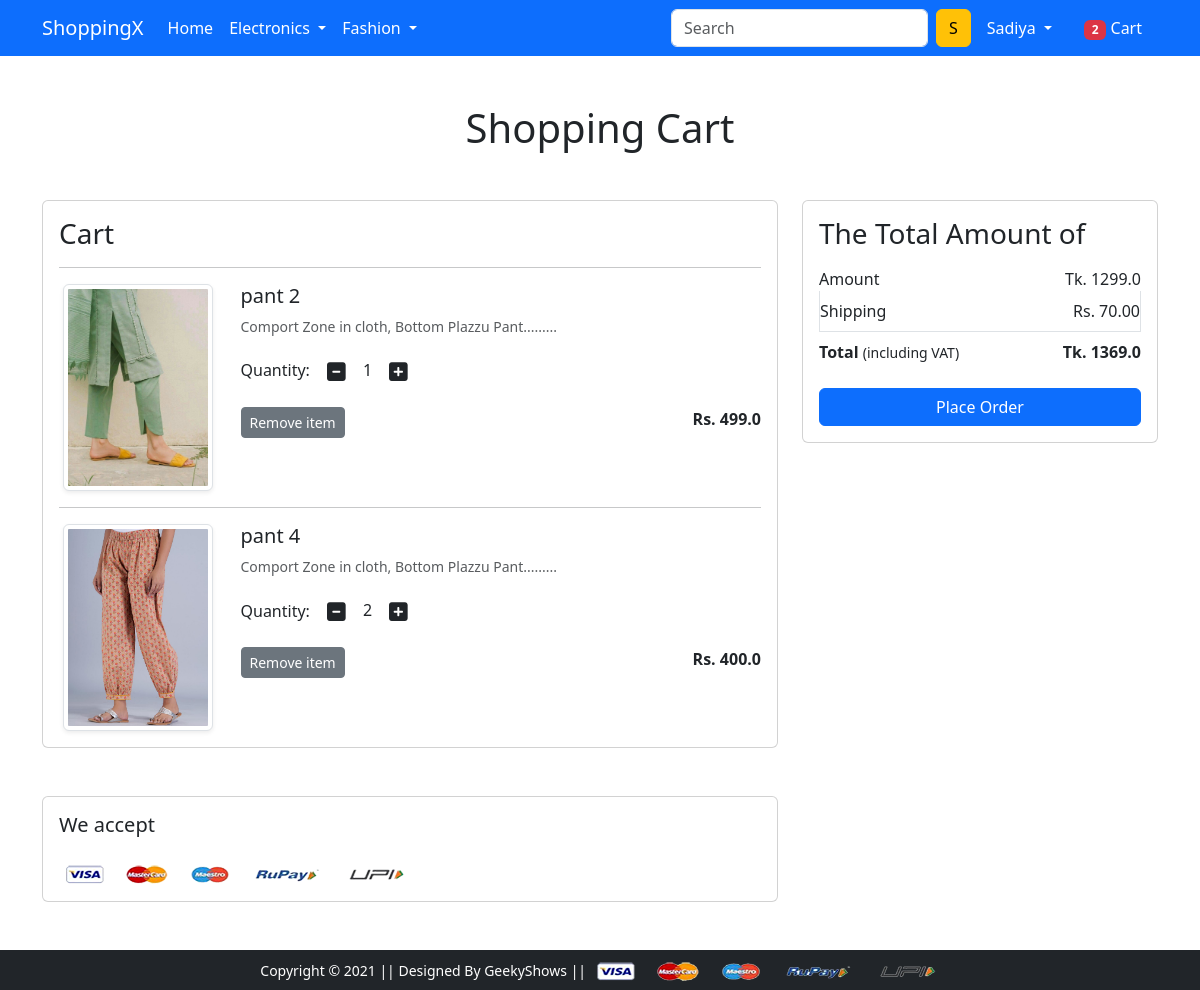
The app's page /cart/ (signed in) with its own data.
### app/models.py (models this page shows, shortened)
class Cart(models.Model):
    user = models.ForeignKey(User, on_delete=models.CASCADE)
    product = models.ForeignKey(Product, on_delete=models.CASCADE)
    quantity = models.PositiveIntegerField(default=1)

class Product(models.Model):
    title = models.CharField(max_length=100)
    selling_price = models.FloatField()
    discounted_price = models.FloatField()
    description = models.TextField()
    brand = models.CharField(max_length=100)
    category = models.CharField(choices=CATEGORY_CHOICES, max_length=2)
    product_image = models.ImageField(upload_to='productimg')

### app/views.py (the view)
# urls.py: path('cart/', views.show_cart, name='showcart'),
@login_required
def show_cart(request):
 totalitem = 0
 if request.user.is_authenticated:
   totalitem = len(Cart.objects.filter(user=request.user))
 if request.user.is_authenticated:
  user = request.user
  cart = Cart.objects.filter(user=user)
  amount = 0.0
  shipping_amount = 70.0
  total_amount = 0.0
  cart_product = [p for p in Cart.objects.all() if p.user == user]
  if cart_product:
   for p in cart_product:
    tempamount = (p.quantity  *  p.product.discounted_price)
    amount += tempamount
    totalamount = amount + shipping_amount
   return render(request, 'app/addtocart.html', {'carts':cart, 'totalamount':totalamount, 'amount':amount, 'totalitem':totalitem})
  else:
   return render(request, 'app/emptycart.html', {'totalitem':totalitem})

### app/templates/app/addtocart.html (shortened to what this page needs)
{% extends 'app/base.html' %}
{% load static %}
{% block main-content %}
<div class="container my-5">
 <div class="row">
  <h1 class="text-center mb-5">Shopping Cart</h1>
  <div class="col-sm-8">
  <div class="card">
   <div class="card-body">
    <h3>Cart</h3>
    {% for cart in carts %}
    <hr>
    <div class="row">
     <div class="col-sm-3 text-center align-self-center"><img src="{{cart.product.product_image.url}}" alt="" srcset="" class="img-fluid img-thumbnail shadow-sm" height="150" width="150"> </div>
     <div class="col-sm-9">
      <div>
       <h5>{{cart.product.title}}</h5>
       <p class="mb-2 text-muted small">{{cart.product.description}}</p>
       <div class="my-3">
        <label for="quantity">Quantity:</label>
        <a class="minus-cart btn" pid="{{cart.product.id}}"><i class="fas fa-minus-square fa-lg"></i></a>
          <span id="quantity">{{cart.quantity}}</span>
        <a class="plus-cart btn" pid="{{cart.product.id}}"><i class="fas fa-plus-square fa-lg"></i></a>
       </div>
       <div class="d-flex justify-content-between">
        <a href="#" class="btn btn-sm btn-secondary mr-3 remove-cart" pid="{{cart.product.id}}">Remove item </a>
        <p class="mb-0"><span><strong>Rs. {{cart.product.discounted_price}}</strong></span></p>
       </div>
      </div>
     </div>
    </div>
    {% endfor %}
   </div>
   </div>
  </div>
  <div class="col-sm-4">
   <div class="card">
    <div class="card-body">
      <h3>The Total Amount of</h3>
      <ul class="list-group">
       <li class="list-group-item d-flex justify-content-between align-items-center border-0 px-0 pb-0">Amount<span>Tk. <span id="amount">{{amount}}</span></span></li>
       <li class="list-group-item d-flex justify-content-between align-items-center px-0">Shipping<span>Rs. 70.00</span></li>
       <li class="list-group-item d-flex justify-content-between align-items-center border-0 px-0 mb-3">
        <div>
           <strong>Total</strong> <small>(including VAT)</small>
         </div>
         <span><strong>Tk. <strong id="totalamount">{{totalamount}}</strong></strong></span>
       </li>
      </ul>
      <div class="d-grid"><a href="{% url 'checkout' %}" class="btn btn-primary">Place Order</a></div>
    </div>
   </div>
  </div>
 </div>
</div>
<div class="container">
 <div class="row">
  <div class="col-sm-8">
   <div class="card">
    <div class="card-body">
      <h5 class="mb-4">We accept</h5>
      <img src="{% static 'app/images/payment.png' %}" alt="" class="img-fluid">
    </div>
  </div>
  </div>
 </div>
</div>
{% endblock main-content %}

### app/templates/app/base.html (shortened to what this page needs)
<!doctype html>
{% load static %}
<html lang="en">
  <head>
    <link rel="stylesheet" href="{% static 'app/css/bootstrap.min.css' %}">
    <link rel="stylesheet" href="{% static 'app/css/owl.carousel.min.css' %}">
    <link rel="stylesheet" href="{% static 'app/css/all.min.css' %}">
    <link rel="stylesheet" href="{% static 'app/css/style.css' %}">
  </head>
  <body>
    <nav class="navbar navbar-expand-lg navbar-dark bg-primary">
     <div class="container">
       <a class="navbar-brand" href="/">ShoppingX</a>
       <div class="collapse navbar-collapse" id="navbarSupportedContent">
         <ul class="navbar-nav me-auto mb-2 mb-lg-0">
           <li class="nav-item">
             <a class="nav-link active" aria-current="page" href="/">Home</a>
           </li>
           <li class="nav-item dropdown">
             <a class="nav-link dropdown-toggle text-white" href="#" id="electronicsDropdown" role="button" data-bs-toggle="dropdown" aria-expanded="false">
               Electronics
             </a>
           </li>
           <li class="nav-item dropdown">
             <a class="nav-link dropdown-toggle text-white" href="#" id="fashionDropdown" role="button" data-bs-toggle="dropdown" aria-expanded="false">
               Fashion
             </a>
           </li>
         </ul>
         <form class="d-flex">
           <input class="form-control me-2" type="search" placeholder="Search" aria-label="Search">
           <button class="btn btn-warning" type="submit">S</button>
         </form>
         <div>
          <ul class="navbar-nav me-auto mb-2 mb-lg-0">
            {% if request.user.is_authenticated %}
           <li class="nav-item dropdown mx-2">
              <a class="nav-link dropdown-toggle text-white" href="#" id="profileDropdown" role="button" data-bs-toggle="dropdown" aria-expanded="false">
                {{request.user.username|capfirst}}
              </a>
            </li>
            <li class="nav-item mx-2">
             <a href="{% url 'showcart' %}" class="nav-link text-white"><span class="badge bg-danger">{{totalitem}}</span> Cart </a>
            </li>
            {% endif %}
          </ul>
         </div>
       </div>
     </div>
    </nav>
    {% block main-content %} {% endblock main-content %}
    <footer class="container-fluid bg-dark text-center p-2 mt-5">
        <small class="text-white">Copyright &copy; 2021 || Designed By GeekyShows || </small>
        <img src="{% static 'app/images/payment.png' %}" alt="" srcset="" class="img-fluid" height="2px">
    </footer>
  </body>
</html>

### records on screen
Cart: product.product_image (picture), product "pant 2", product.description "Comport Zone in cloth, Bottom Plazzu Pant.........", quantity "1", product.discounted_price "499.0"
Cart: product.product_image (picture), product "pant 4", product.description "Comport Zone in cloth, Bottom Plazzu Pant.........", quantity "2", product.discounted_price "400.0"

### other values on screen
{{ request.user.username|capfirst }} "Sadiya"
{{ totalitem }} "2"
{{ amount }} "1299.0"
{{ totalamount }} "1369.0"
